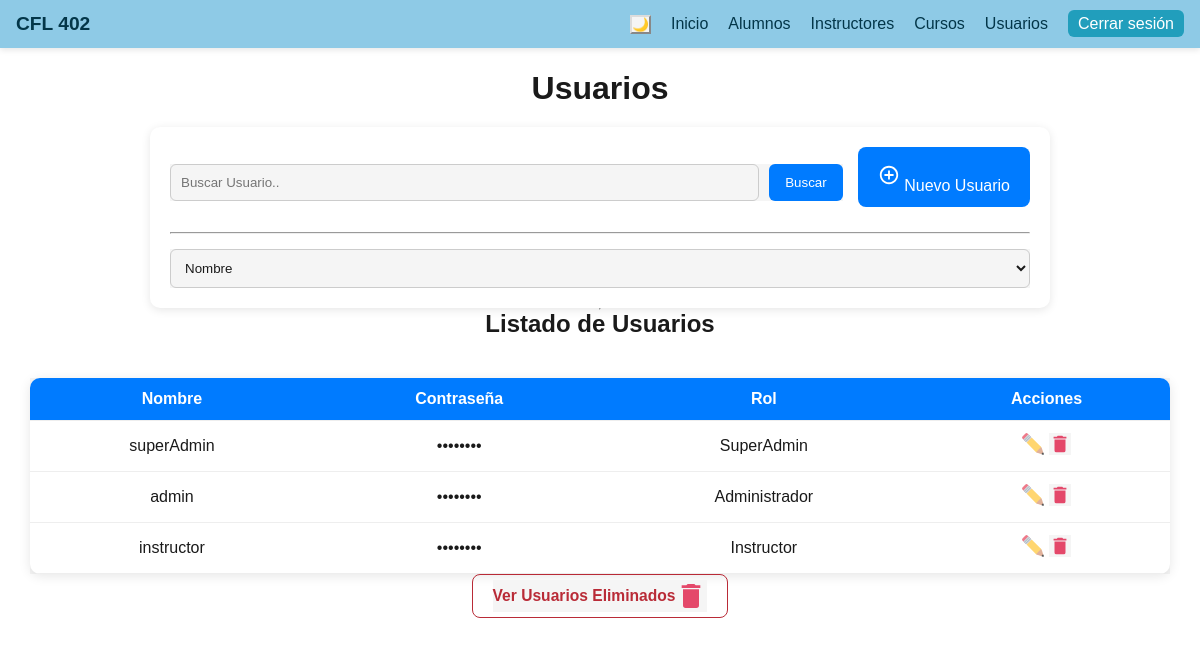
The page /admin/crud/usuarios/index.php (signed in) on the database its author committed.
### tables this page shows
CREATE TABLE `usuarios` (
  `id` int(11) NOT NULL,
  `nombre` varchar(50) NOT NULL,
  `contrasenia` varchar(50) NOT NULL,
  `rol` tinyint(3) UNSIGNED NOT NULL,
  `activo` tinyint(1) NOT NULL DEFAULT 1
);

### admin/crud/usuarios/index.php (the view, shortened to what this page needs)
<?php
require_once BASE_PATH . '/include/header.php';
$conn = conectar();
?>
<!DOCTYPE html>
<html lang="es">
<head>
    <link rel="stylesheet" href="modal.css">
    <link rel="stylesheet" href="usuarios.css">
</head>
<body>
<h1>Usuarios</h1>
<div class="search_container">
    <div class="search_block">
        <div class="search_row">
            <form class="search_form" action="/cfl_402/admin/crud/usuarios/index.php" method="post">
                <input class="search_bar" type="search" name="search" placeholder="Buscar Usuario..">
                <button class="boton_enviar" type="submit">Buscar</button>
            </form>
                    <button id="btnAbrirModal" class="btn-primary">
                        <img class="svg_lite" src="/cfl_402/assets/svg/plus_circle.svg" alt="Nuevo">
                        Nuevo Usuario
                    </button>
        </div>
        <hr class="search_line">
        <form action="filtrar_alumnos.php">
            <select name="filtros" id="filtros">
                <option value="nombre_filtro">Nombre</option>
            </select>
        </form>
    </div>
</div>
<hr>
<h2>Listado de Usuarios</h2>
<link rel="stylesheet" href="alumnos2.css">
<?php
$input = isset($_POST["search"]) ? $_POST["search"] : "";
$registros_por_pagina = 10;
$pagina_actual = isset($_GET['pagina']) ? (int)$_GET['pagina'] : 1;
$pagina_actual = max(1, $pagina_actual);
$offset = ($pagina_actual - 1) * $registros_por_pagina;
$sql = "
    SELECT usuarios.*, usuarios.nombre, CASE usuarios.rol
    WHEN 0 THEN 'SuperAdmin'
    WHEN 1 THEN 'Administrador'
    WHEN 2 THEN 'Instructor'
    ELSE 'Rol Desconocido'
    END AS rol_text
    FROM usuarios
    WHERE activo = '1'
        AND usuarios.nombre LIKE :nombre
    ORDER BY rol ASC
    LIMIT :registros_por_pagina OFFSET :offset
";
$consulta = $conn->prepare($sql);
$consulta->execute([
    ":nombre" => "%$input%",
    ":registros_por_pagina" => $registros_por_pagina,
    ":offset" => $offset
]);
if ($consulta->rowCount() > 0) {
    echo "
    <main class='main_alumnos'>
    <table class='info_table'>
        <thead>
            <tr class='table_header'>
                <th>Nombre</th>
                <th>Contraseña</th>
                <th>Rol</th>
                <th>Acciones</th>
            </tr>
        </thead>
        <tbody>
    ";
    while ($registro = $consulta->fetch()) : ?>
    <tr>
        <td><?= htmlspecialchars($registro['nombre']) ?></td>
        <td>••••••••</td>
        <td><?= htmlspecialchars($registro['rol_text']) ?></td>
        <td class="td_actions2">
            <button class="btnModificarAlumno" data-id="<?= $registro['id'] ?>">
                <img class="svg_lite" src="/cfl_402/assets/svg/pencil.svg" title="Modificar">
            </button>
            <form action="bajar.php" method="POST" class="enlinea confirm-delete">
                <button type="submit" class="submit-button">
                    <img class="svg_lite" src="/cfl_402/assets/svg/trash.svg" title="Eliminar">
                </button>
            </form>
        </td>
    </tr>
<?php endwhile;
echo"
        </tbody>
    </table>
    </main>";
}
    include 'modal.php';
?>
<div class="eliminados_block">
    <form class="eliminados_form" action="eliminados.php" method="post">
        <button type='submit' class='submit-button'>
        <h3> Ver Usuarios Eliminados</h3>
            <img class='svg_lite' src='/cfl_402/assets/svg/trash.svg' title='Contactos'>
        </button>
    </form>
</div>

### assets/css/global.css (style rules this page uses)
:root { --bg: #ffffff; --text: #1a1a1a; --card-bg: #f5f5f5; --border: #dcdcdc; }
body { background-color: var(--bg) !important; color: var(--text) !important; transition: background 0.3s, color 0.3s; }
.container, .card, .table, section, main, form, input, select, textarea, button { background-color: var(--card-bg); color: var(--text); border-color: var(--border); }

### assets/css/header.css (style rules this page uses)
* { margin: 0; padding: 0; box-sizing: border-box; }
body { font-family: "Segoe UI", Arial, sans-serif; background: #f5f9fc; color: #333; margin-top: 40px; }

### admin/crud/usuarios/modal.css (style rules this page uses)
.btn-primary { padding: 12px 20px; border: none; background: #007bff; color: white; font-size: 16px; border-radius: 8px; cursor: pointer; }

### admin/crud/usuarios/usuarios.css (style rules this page uses)
* { margin: 0; padding: 0; box-sizing: border-box; }
body { font-family: Arial, sans-serif; background: #f4f6f9; display: flex; flex-direction: column; align-items: center; padding: 30px; }
h1, h2 { text-align: center; margin-bottom: 20px; }
.search_container { width: 100%; max-width: 900px; display: flex; justify-content: center; }
.search_block { width: 100%; background: white; padding: 20px; border-radius: 10px; box-shadow: 0 2px 10px rgba(0, 0, 0, 0.1); }
.search_row { display: flex; justify-content: space-between; align-items: center; gap: 15px; flex-wrap: wrap; }
.search_form { display: flex; flex: 1; gap: 10px; }
.search_bar { flex: 1; padding: 10px; border: 1px solid #ccc; border-radius: 6px; }
.boton_enviar { padding: 10px 16px; background: #007bff; border: none; border-radius: 6px; color: white; cursor: pointer; transition: 0.2s; }
.search_line { margin: 15px 0; }
#filtros { width: 100%; padding: 10px; border-radius: 6px; border: 1px solid #ccc; }
.main_alumnos { margin-top: 20px; width: 100%; display: flex; justify-content: center; }
.info_table { width: 100%; max-width: 1200px; border-collapse: collapse; background: white; border-radius: 10px; overflow: hidden; box-shadow: 0 2px 12px rgba(0, 0, 0, 0.1); }
.info_table th, .info_table td { padding: 12px; border-bottom: 1px solid #eee; text-align: center; }
.info_table thead { background: #007bff; color: white; }
.submit-button { background: none; border: none; cursor: pointer; }
.submit-button img { width: 22px; height: 22px; opacity: 0.8; transition: 0.2s; }
.enlinea { display: inline-flex; align-items: center; justify-content: center; }
.svg_lite { height: 32px; width: 22px; }
.btn-primary { background-color: #007bff; color: white; border: none; padding: 8px 14px; border-radius: 6px; cursor: pointer; transition: 0.2s; font-size: 14px; margin-bottom: 10px; }
.btnModificarAlumno { background: none; border: none; cursor: pointer; }
.btnModificarAlumno .svg_lite { width: 22px; height: 22px; opacity: 0.8; transition: 0.2s; }
.eliminados_block { border: 1px solid #b92b37; padding: 5 20px; border-radius: 8px; }
.eliminados_form { display: flex; justify-content: space-between; align-items: center; }
.eliminados_form h3 { color: #b92b37; }
.eliminados_form button[type="submit"] { display: flex; align-items: center; }
.eliminados_form img { height: 32px; width: 32px; }

### rows shown on the page
usuarios: nombre "superAdmin", rol_text "SuperAdmin"
usuarios: nombre "admin", rol_text "Administrador"
usuarios: nombre "instructor", rol_text "Instructor"
